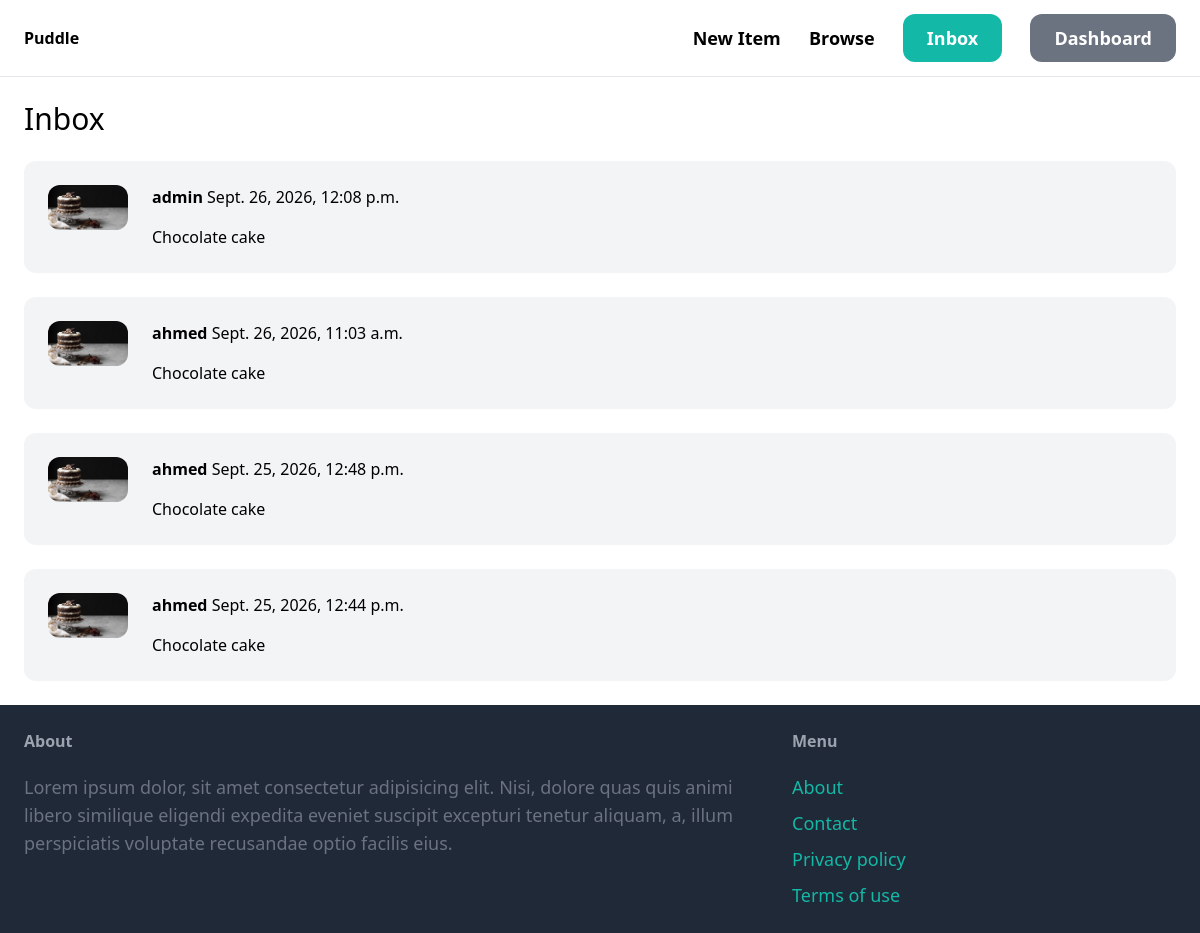
The page /inbox/ (signed in) on the database its author committed.
### conversation/models.py (models this page shows)
class Conversation(models.Model):
    item = models.ForeignKey(Item, related_name='conversations', on_delete=models.CASCADE)
    members = models.ManyToManyField(User, related_name='conversations')
    created_at = models.DateTimeField(auto_now_add=True)
    modified_at = models.DateTimeField(auto_now=True)
    class Meta:
        ordering = ('-modified_at',)

### items/models.py (models this page shows, shortened)
class Item(models.Model):
    name = models.CharField(max_length=255)
    description = models.TextField(null=True, blank=True)
    price = models.FloatField()
    is_sold = models.BooleanField(default=False)
    created_at = models.DateTimeField(auto_now_add=True)
    created_by = models.ForeignKey(User, related_name='items', on_delete=models.CASCADE)
    category = models.ForeignKey(Category, related_name='items', on_delete=models.CASCADE)
    image = models.ImageField(upload_to='item_images', blank=True, null=True)

### conversation/views.py (the view)
# urls.py: path('', views.inbox, name='inbox'),
@login_required
def inbox(request):
    conversations = Conversation.objects.filter(members__in=[request.user.id])
    return render(request, 'conversation/inbox.html', {
        'conversations': conversations
    })

### conversation/templates/conversation/inbox.html (shortened to what this page needs)
{% extends 'core/base.html' %}
{% block content %}
<h1 class="mb-6 text-3xl">Inbox</h1>
<div class="space-y-6">
    {% for conversation in conversations %}
        <a href="{% url 'conversation:details' conversation.id %}" class="block">
            <div class="p-6 flex bg-gray-100 rounded-xl">
                <div class="pr-6">
                    <img src="{{ conversation.item.image.url }}" alt="" class="w-20 rounded-xl">
                </div>
                <div>
                    {% for member in conversation.members.all %}
                        {% if member != request.user %}
                            <p class="mb-4"><strong>{{ member.username }}</strong> {{ conversation.modified_at }}</p>
                            <p>{{ conversation.item.name }}</p>
                        {% endif %}
                    {% endfor %}
                </div>
            </div>
        </a>
    {% endfor %}
</div>
{% endblock %}

### rows shown on the page
Conversation: item.image (picture), modified_at "Sept. 26, 2026, 12:08 p.m.", item.name "Chocolate cake"
Conversation: item.image (picture), modified_at "Sept. 26, 2026, 11:03 a.m.", item.name "Chocolate cake"
Conversation: item.image (picture), modified_at "Sept. 25, 2026, 12:48 p.m.", item.name "Chocolate cake"
Conversation: item.image (picture), modified_at "Sept. 25, 2026, 12:44 p.m.", item.name "Chocolate cake"

### other values the page prints
{{ member.username }} "admin"
{{ member.username }} "ahmed"
